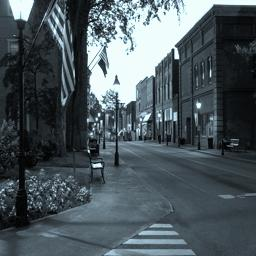
#> input picture Image_Classification/land-o-lakes-inc-MjH55Ef3w_0-unsplash_vintage.jpg, 256 x 256 px
$ python -i advanced_filter.py   (imports and definitions only)
#> lines starting #> are read from the running program, lines starting #| are printed output that depends on the picture
"""
Advanced Image Filter with Multiple Artistic Effects
This program applies various artistic filters to images including blur, edge detection,
posterization, and custom color transformations.
"""

from PIL import Image, ImageFilter, ImageOps, ImageEnhance
import matplotlib.pyplot as plt
import numpy as np
import os
from pathlib import Path


# [111 lines left out: functions apply_blur_filter, apply_vintage_filter, apply_edge_detection_filter, apply_posterize_filter, not called in this run]


def apply_neon_glow_filter(image_path, output_path=None):
    """
    Apply neon glow effect using edge detection and color manipulation.

    Args:
        image_path: Path to input image
        output_path: Path to save output
    """
    try:
        img = Image.open(image_path).convert('RGB')
#> img is the input picture: PIL image 256x256 RGB; mean R, G, B 75.8, 87.3, 93.2
        img = img.resize((256, 256))
        # Create neon effect using edge detection and color inversion
        img_edges = img.filter(ImageFilter.FIND_EDGES)
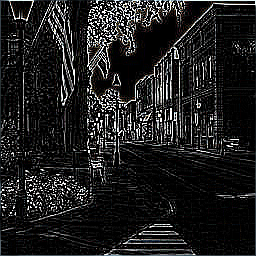
#> img_edges: PIL image 256x256 RGB; mean R, G, B 30.7, 30.7, 30.8

        # Invert colors for neon look
        img_neon = ImageOps.invert(img_edges.convert('RGB'))
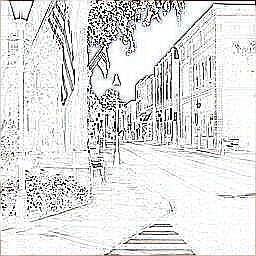
#> img_neon: PIL image 256x256 RGB; mean R, G, B 224.3, 224.3, 224.2

        # Boost contrast and saturation
        enhancer = ImageEnhance.Contrast(img_neon)
        img_neon = enhancer.enhance(2.0)
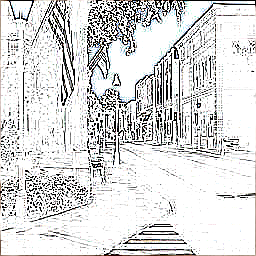
#> img_neon: PIL image 256x256 RGB; mean R, G, B 217.3, 217.3, 217.2

        enhancer = ImageEnhance.Color(img_neon)
        img_neon = enhancer.enhance(1.5)

        if output_path is None:
            base, ext = os.path.splitext(image_path)
            output_path = f"{base}_neon{ext}"

        img_neon.save(output_path)
        print(f"  Neon glow filter applied. Saved as '{output_path}'")
        return output_path
    except Exception as e:
        print(f"Error applying neon glow filter: {e}")
        return None


# [80 lines left out: functions apply_oil_painting_filter, display_filter_menu, main, not called in this run]


# [2 lines not run here, left out]

>>> result = apply_neon_glow_filter('land-o-lakes-inc-MjH55Ef3w_0-unsplash_vintage.jpg')
